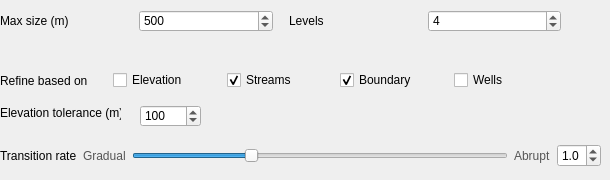
          <widget class="QWidget" name="tab_4">
           <attribute name="title">
            <string>Unstructured</string>
           </attribute>
           <widget class="QWidget" name="layoutWidget_5">
            <property name="geometry">
             <rect>
              <x>0</x>
              <y>70</y>
              <width>601</width>
              <height>21</height>
             </rect>
            </property>
            <layout class="QHBoxLayout" name="refineRow">
             <item>
              <widget class="QLabel" name="refineBasedOnLabel">
               <property name="text">
                <string>Refine based on</string>
               </property>
               <property name="buddy">
                <cstring>refineTopography</cstring>
               </property>
              </widget>
             </item>
             <item>
              <widget class="QCheckBox" name="refineTopography">
               <property name="text">
                <string>Elevation</string>
               </property>
              </widget>
             </item>
             <item>
              <widget class="QCheckBox" name="refineStreams">
               <property name="text">
                <string>Streams</string>
               </property>
               <property name="checked">
                <bool>true</bool>
               </property>
              </widget>
             </item>
             <item>
              <widget class="QCheckBox" name="refineBoundary">
               <property name="text">
                <string>Boundary</string>
               </property>
               <property name="checked">
                <bool>true</bool>
               </property>
              </widget>
             </item>
             <item>
              <widget class="QCheckBox" name="refineWells">
               <property name="text">
                <string>Wells</string>
               </property>
              </widget>
             </item>
             <item>
              <spacer name="refineRowSpacer">
               <property name="orientation">
                <enum>Qt::Vertical</enum>
               </property>
               <property name="sizeHint" stdset="0">
                <size>
                 <width>40</width>
                 <height>20</height>
                </size>
               </property>
              </spacer>
             </item>
            </layout>
           </widget>
           <widget class="QLabel" name="minSizeLabel">
            <property name="geometry">
             <rect>
              <x>0</x>
              <y>45</y>
              <width>341</width>
              <height>16</height>
             </rect>
            </property>
            <property name="styleSheet">
             <string>color: #777; font-style: italic;</string>
            </property>
            <property name="text">
             <string/>
            </property>
           </widget>
           <widget class="QWidget" name="layoutWidget_6">
            <property name="geometry">
             <rect>
              <x>0</x>
              <y>10</y>
              <width>601</width>
              <height>22</height>
             </rect>
            </property>
            <layout class="QHBoxLayout" name="sizeRow">
             <item>
              <widget class="QLabel" name="maxCellSizeLabel">
               <property name="text">
                <string>Max size (m)</string>
               </property>
               <property name="buddy">
                <cstring>maxCellSize</cstring>
               </property>
              </widget>
             </item>
             <item>
              <widget class="QSpinBox" name="maxCellSize">
               <property name="minimum">
                <number>10</number>
               </property>
               <property name="maximum">
                <number>100000</number>
               </property>
               <property name="singleStep">
                <number>10</number>
               </property>
               <property name="value">
                <number>500</number>
               </property>
              </widget>
             </item>
             <item>
              <spacer name="sizeRowFixedSpacer">
               <property name="orientation">
                <enum>Qt::Vertical</enum>
               </property>
               <property name="sizeType">
                <enum>QSizePolicy::Fixed</enum>
               </property>
               <property name="sizeHint" stdset="0">
                <size>
                 <width>10</width>
                 <height>20</height>
                </size>
               </property>
              </spacer>
             </item>
             <item>
              <widget class="QLabel" name="refineLevelsLabel">
               <property name="text">
                <string>Levels</string>
               </property>
               <property name="buddy">
                <cstring>refineLevels</cstring>
               </property>
              </widget>
             </item>
             <item>
              <widget class="QSpinBox" name="refineLevels">
               <property name="toolTip">
                <string>Number of halvings from max size (min = max / 2^levels)</string>
               </property>
               <property name="minimum">
                <number>1</number>
               </property>
               <property name="maximum">
                <number>8</number>
               </property>
               <property name="value">
                <number>4</number>
               </property>
              </widget>
             </item>
             <item>
              <spacer name="sizeRowSpacer">
               <property name="orientation">
                <enum>Qt::Vertical</enum>
               </property>
               <property name="sizeHint" stdset="0">
                <size>
                 <width>40</width>
                 <height>20</height>
                </size>
               </property>
              </spacer>
             </item>
            </layout>
           </widget>
           <widget class="QWidget" name="layoutWidget_7">
            <property name="geometry">
             <rect>
              <x>0</x>
              <y>140</y>
              <width>601</width>
              <height>31</height>
             </rect>
            </property>
            <layout class="QHBoxLayout" name="transRow">
             <item>
              <widget class="QLabel" name="transitionRateLabel">
               <property name="text">
                <string>Transition rate</string>
               </property>
              </widget>
             </item>
             <item>
              <widget class="QLabel" name="gradualLabel">
               <property name="styleSheet">
                <string>color: #555;</string>
               </property>
               <property name="text">
                <string>Gradual</string>
               </property>
              </widget>
             </item>
             <item>
              <widget class="QSlider" name="transitionSlider">
               <property name="minimum">
                <number>1</number>
               </property>
               <property name="maximum">
                <number>30</number>
               </property>
               <property name="value">
                <number>10</number>
               </property>
               <property name="orientation">
                <enum>Qt::Horizontal</enum>
               </property>
               <property name="tickPosition">
                <enum>QSlider::NoTicks</enum>
               </property>
              </widget>
             </item>
             <item>
              <widget class="QLabel" name="abruptLabel">
               <property name="styleSheet">
                <string>color: #555;</string>
               </property>
               <property name="text">
                <string>Abrupt</string>
               </property>
              </widget>
             </item>
             <item>
              <widget class="QDoubleSpinBox" name="transitionSpin">
               <property name="maximumSize">
                <size>
                 <width>60</width>
                 <height>16777215</height>
                </size>
               </property>
               <property name="decimals">
                <number>1</number>
               </property>
               <property name="minimum">
                <double>0.100000000000000</double>
               </property>
               <property name="maximum">
                <double>3.000000000000000</double>
               </property>
               <property name="singleStep">
                <double>0.100000000000000</double>
               </property>
               <property name="value">
                <double>1.000000000000000</double>
               </property>
              </widget>
             </item>
            </layout>
           </widget>
           <widget class="QLabel" name="elevTolLabel">
            <property name="geometry">
             <rect>
              <x>0</x>
              <y>105</y>
              <width>121</width>
              <height>16</height>
             </rect>
            </property>
            <property name="text">
             <string>Elevation tolerance (m)</string>
            </property>
            <property name="buddy">
             <cstring>elevTolerance</cstring>
            </property>
           </widget>
           <widget class="QSpinBox" name="elevTolerance">
            <property name="geometry">
             <rect>
              <x>140</x>
              <y>105</y>
              <width>61</width>
              <height>22</height>
             </rect>
            </property>
            <property name="minimum">
             <number>1</number>
            </property>
            <property name="maximum">
             <number>1000</number>
            </property>
            <property name="value">
             <number>100</number>
            </property>
           </widget>
          </widget>
